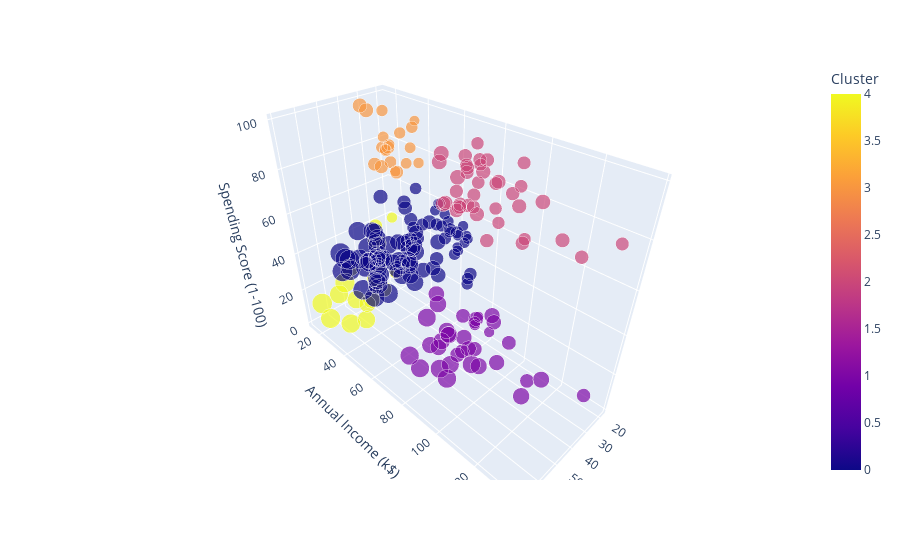

Notebook code for this chart:
### Markdown cell above
## 5.3 Affinity propagation

### Code cell
ap = AffinityPropagation(random_state = 0)
idenfied_clusters = ap.fit_predict(customer_clsuter_df)
data_with_clusters = customer_df.copy()
data_with_clusters['Cluster'] = identified_clusters
fig = px.scatter_3d(data_with_clusters, 
                    x = 'Age', 
                    y = 'Annual Income (k$)',
                    z = 'Spending Score (1-100)', 
                    color = 'Cluster',
                    size = 'Age')
iplot(fig)

### Figure 1 — Plotly figure (JSON) as saved in the notebook; plotly's stock layout.template omitted (floating-point values rounded to 4 significant figures; data arrays with more than 128 entries replaced by an {"elided": "..."} marker saying what was removed)
{"data": [{"hovertemplate": "Age=%{marker.size}<br>Annual Income (k$)=%{y}<br>Spending Score (1-100)=%{z}<br>Cluster=%{marker.color}<extra></extra>", "legendgroup": "", "marker": {"color": {"elided": "200 int values"}, "coloraxis": "coloraxis", "size": {"elided": "200 int values"}, "sizemode": "area", "sizeref": 0.175, "symbol": "circle"}, "mode": "markers", "name": "", "scene": "scene", "showlegend": false, "type": "scatter3d", "x": {"elided": "200 int values"}, "y": {"elided": "200 int values"}, "z": {"elided": "200 int values"}}], "layout": {"coloraxis": {"colorbar": {"title": {"text": "Cluster"}}, "colorscale": [[0, "#0d0887"], [0.1111, "#46039f"], [0.2222, "#7201a8"], [0.3333, "#9c179e"], [0.4444, "#bd3786"], [0.5556, "#d8576b"], [0.6667, "#ed7953"], [0.7778, "#fb9f3a"], [0.8889, "#fdca26"], [1, "#f0f921"]]}, "legend": {"itemsizing": "constant", "tracegroupgap": 0}, "margin": {"t": 60}, "scene": {"domain": {"x": [0, 1], "y": [0, 1]}, "xaxis": {"title": {"text": "Age"}}, "yaxis": {"title": {"text": "Annual Income (k$)"}}, "zaxis": {"title": {"text": "Spending Score (1-100)"}}}}}
